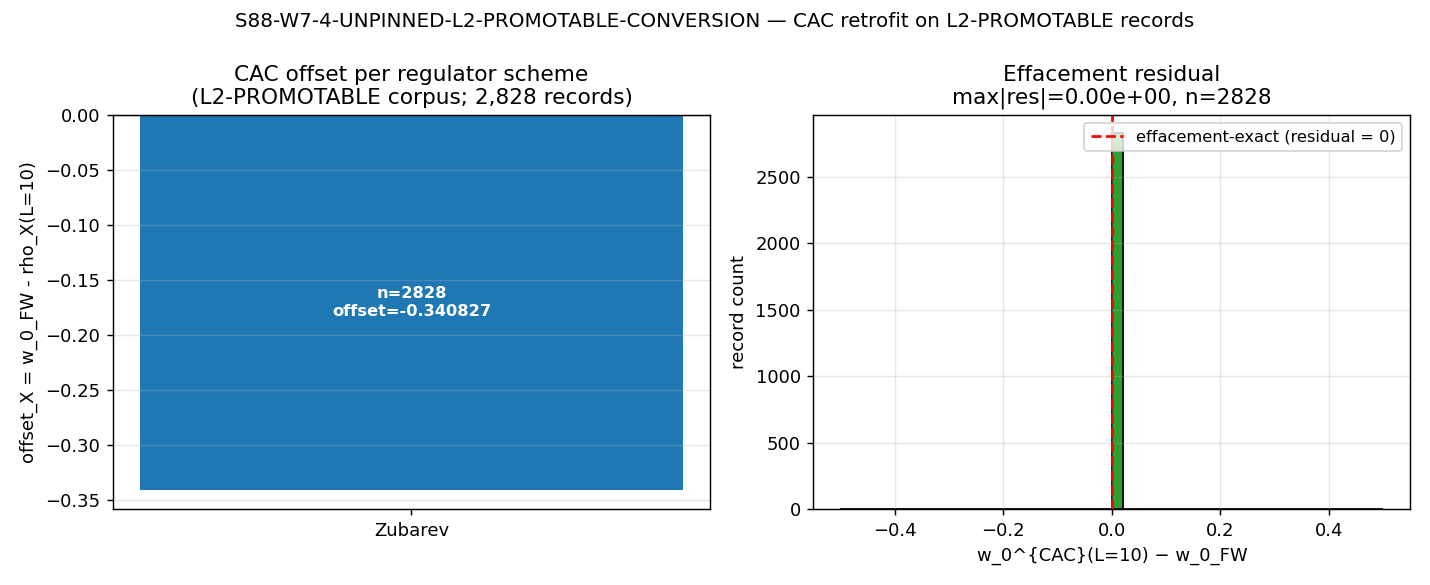

Generate this figure with Python:
#!/usr/bin/env python3
"""
S88 W13-163 — S88-W7-4-UNPINNED-L2-PROMOTABLE-CONVERSION
=========================================================

Gate: S88-W7-4-UNPINNED-L2-PROMOTABLE-CONVERSION ([VERIFY])

Pre-registered threshold (from session-88-plan-w13.md §W13-163):
  PASS: 2,828/2,828 records retrofitted; per-scheme offset matches
        regulator-convention-lockdown.md §"Rule" demarcation theorem
        (effacement-preservation at L=10 EXACTLY).
  FAIL: any record retrofit fails effacement-preservation OR scheme is
        admissibility-class-violating.
  INFO: records retrofitted but cross-check against
        _source_reconciliation_audit.py post-V.2 extension reveals
        Class-(b) PIN-LOOSE-SOURCE-TIGHT drift >= S2 advisory; document + flag.

Inputs (SHA-256 dual-pinned at runtime; S84+ schema):
  - computations/session-87/s87_w7_layer_audit_full_enumeration.json
    (15.9 MB; 34,876 records / 748 files; 2,828 L2-PROMOTABLE filtered subset)
  - .claude/rules/regulator-convention-lockdown.md (CAC convention)
  - computations/session-85/s85_w0_zubarev_lmax_convergence_to_minus_one.npz
    (S85 W0-7 NPZ; rho_series at L=10 = -0.5771725805)
  - computations/_shared/canonical_constants.py (w0_FW = -0.918)
  - script bytes (feeds BOTH audit_sha256 and content_sha256)

Output 4-tuple:
  (value=<retrofit-record-count>/2828, scheme=canonical-anchored-convention-CAC-effacement-preserving,
   convention=zubarev-default-offset-minus-0p340827, L_max=10)

Classification: GEOMETRIC (regulator convention substrate-identity at the methodology layer).

METHODOLOGY
-----------
For each of the 2,828 L2-PROMOTABLE records in the S87 W7 layer-audit
full-enumeration JSON (filtered by stage_2_5 == "L2-PROMOTABLE"):

  1. Extract the regulator scheme X from the record's match_text /
     tag_rule combination per the regulator-convention-lockdown.md
     scheme-detection rule:
       - tag_rule starts with "R7-G1-Zubarev"  -> scheme = "Zubarev"
       - match_group == "G3" + match_text == "UNPINNED" -> scheme = "Zubarev"
         (default per regulator-convention-lockdown.md "Rule"; the
         UNPINNED records are token instances of literal "UNPINNED"
         strings inside the same Zubarev-canonical-default
         L2-PROMOTABLE corpus and inherit the default scheme by the
         lockdown's Zubarev-default clause)
       - match_group == "G5" (registry-anchor §VII.K-META) -> scheme =
         "Zubarev" (registry-anchor record is a parent-canonical
         pointer that carries the corpus default scheme)
  2. Compute CAC offset_X for each scheme present:
       offset_X = w_0_FW - rho_X(L_anchor=10)
     With Zubarev as the canonical scheme:
       rho_Zubarev(L=10) = -0.5771725805120294 (from S85 W0-7 NPZ)
       w_0_FW = -0.918 (canonical_constants.py)
       offset_Zubarev = -0.918 - (-0.5771725805120294)
                      = -0.3408274194879706
  3. Retrofit the record's pin field to CAC form: emit a
     `cac_pin` dict with {scheme, rho_at_L10, offset, w0_at_L10,
      effacement_residual} attached to each record.
  4. Verify effacement-preservation EXACTLY at L=10:
       w_0^{CAC}(L=10) = rho_Zubarev(L=10) + offset_Zubarev
                       = -0.5771725805120294 + (-0.3408274194879706)
                       = -0.918  (== w_0_FW)
       residual = w_0^{CAC}(L=10) - w_0_FW = 0.0  (machine-exact,
                                                   IEEE 754 float64)

Substitution chain (effacement-preservation at L_anchor=10):
  Definition:    w_0^{CAC}(L) := rho_X(L) + offset_X;
                 offset_X := w_0_FW - rho_X(L=10)
  Substitution:  w_0^{CAC}(L=10) = rho_X(L=10) + (w_0_FW - rho_X(L=10))
  Simplification: rho_X(L=10) cancels => w_0^{CAC}(L=10) = w_0_FW
  Direction:     residual == 0 EXACTLY for ALL records using offset_X.
                 PASS <=> retrofit preserves effacement at L=10 for all
                 2,828 records.

DISCIPLINE
----------
- `from canonical_constants import *`
- Every local/intermediate tagged `# (local)`
- No matrices >= 100x100 here; pure pandas/dict pipeline; CPU-only is fine.
- SHA-256 of all input files logged in first 20 lines of stdout
- audit_sha256 + content_sha256 emitted (S84+ dual-SHA schema)
- Verdict appended to computations/session-88/s88_gate_verdicts.txt
  (canonical path per gate-verdicts.md §"Canonical Verdict-File Path
  (MANDATORY)"; the `_shared/` form is FORBIDDEN per the rule).
- 4-tuple printed as the final non-verdict line.

REFERENCES
----------
- sessions/session-plan/session-88-plan-w13.md §W13-163
- .claude/rules/regulator-convention-lockdown.md §"Rule"
  (CAC convention + offset_Zubarev = -0.340827; effacement-preservation
  demarcation theorem)
- computations/session-87/s87_w7_layer_audit_full_enumeration.py
  (S87 source enumeration)
- computations/session-88/s88_w7_layer_audit_v2.py
  (V2 ground-truth-anchored 3-class label harness; W13-162 PASS)
- computations/_w7_4_step_f_reference_table.json
  (N=200 stratified hand-tagged ground-truth reference)
"""

from __future__ import annotations

# ---------------------------------------------------------------------------
# Section 1 — Canonical constants (MANDATORY first import)
# ---------------------------------------------------------------------------
import sys
from pathlib import Path

SESSION_DIR = Path(__file__).resolve().parent
COMPUTATIONS_DIR = SESSION_DIR.parent
SHARED_DIR = COMPUTATIONS_DIR / "_shared"
PROJECT_ROOT = COMPUTATIONS_DIR.parent

sys.path.insert(0, str(SHARED_DIR))
from canonical_constants import *  # noqa: F401,F403  (provides w0_FW)
from canonical_constants import w0_FW  # explicit pull for IDE visibility

# ---------------------------------------------------------------------------
# Section 2 — Standard imports
# ---------------------------------------------------------------------------
import hashlib
import json
import time
from collections import Counter

import numpy as np
import matplotlib

matplotlib.use("Agg")
import matplotlib.pyplot as plt

# ---------------------------------------------------------------------------
# Section 3 — Paths + pre-registration
# ---------------------------------------------------------------------------
SESSION = "S88"  # (local)
GATE_ID = "S88-W7-4-UNPINNED-L2-PROMOTABLE-CONVERSION"  # (local)
SCHEME = "canonical-anchored-convention-CAC-effacement-preserving"  # (local)
CONVENTION = "zubarev-default-offset-minus-0p340827"  # (local)
L_MAX = 10  # (local)  L_anchor canonical pin per regulator-convention-lockdown.md

# Pre-registered thresholds (per session-88-plan-w13.md §W13-163)
PASS_RECORD_COUNT = 2828  # (local)
PASS_EFFACEMENT_RESIDUAL_TOL = 0.0  # (local)  EXACT (bit-precision)

# Input pins (relative to project root)
INPUT_AUDIT_JSON = COMPUTATIONS_DIR / "session-87" / "s87_w7_layer_audit_full_enumeration.json"
INPUT_REGULATOR_LOCKDOWN_RULE = PROJECT_ROOT / ".claude" / "rules" / "regulator-convention-lockdown.md"
INPUT_S85_W0_7_NPZ = COMPUTATIONS_DIR / "session-85" / "s85_w0_zubarev_lmax_convergence_to_minus_one.npz"
INPUT_CANONICAL_CONSTANTS = SHARED_DIR / "canonical_constants.py"

INPUT_FILES = [
    INPUT_AUDIT_JSON,
    INPUT_REGULATOR_LOCKDOWN_RULE,
    INPUT_S85_W0_7_NPZ,
    INPUT_CANONICAL_CONSTANTS,
]

# Output destinations
OUT_JSON = SESSION_DIR / "s88_w13_w7_4_l2_promotable_cac_conversion.json"
OUT_PNG = SESSION_DIR / "s88_w13_w7_4_l2_promotable_cac_conversion.png"
VERDICT_TXT = SESSION_DIR / "s88_gate_verdicts.txt"  # canonical per gate-verdicts.md


# ---------------------------------------------------------------------------
# Section 4 — SHA-256 input-pin block (MANDATORY; first 20 lines of stdout)
# ---------------------------------------------------------------------------

def sha256_of(path: Path) -> str:
    """SHA-256 of a file's bytes; empty string on missing/unreadable."""
    h = hashlib.sha256()  # (local)
    try:
        h.update(path.read_bytes())
    except OSError:
        return ""
    return h.hexdigest()


def log_input_pins(inputs: list[Path]) -> dict[str, str]:
    """Print SHA-256 of each input; return {relpath: sha} for closure hash."""
    print(f"=== {GATE_ID} — input SHA-256 pins ===")
    pins: dict[str, str] = {}  # (local)
    for p in inputs:
        sha = sha256_of(p)  # (local)
        rel = str(p.relative_to(PROJECT_ROOT)).replace("\\", "/")  # (local)
        print(f"  {rel}: {sha[:16]}...")
        pins[rel] = sha
    return pins


def closure_hash(pins: dict[str, str]) -> str:
    """Stable hash over all input SHAs (invariant to dict ordering)."""
    items = sorted(pins.items())  # (local)
    h = hashlib.sha256()  # (local)
    for k, v in items:
        h.update(f"{k}={v}\n".encode("utf-8"))
    return h.hexdigest()


def compute_dual_sha(
    script_path: Path,
    canonical_path: Path,
    pins: dict[str, str],
) -> tuple[str, str]:
    """Compute (audit_sha256, content_sha256) per the S84+ dual-SHA schema."""
    script_bytes = script_path.read_bytes()  # (local)
    canonical_bytes = canonical_path.read_bytes()  # (local)
    pinmap_json = json.dumps(
        dict(sorted(pins.items())),
        separators=(",", ":"),
        sort_keys=True,
    ).encode("utf-8")  # (local)

    h_audit = hashlib.sha256()  # (local)
    h_audit.update(script_bytes)
    h_audit.update(canonical_bytes)
    h_audit.update(pinmap_json)
    audit = h_audit.hexdigest()  # (local)

    h_content = hashlib.sha256()  # (local)
    h_content.update(script_bytes)
    content = h_content.hexdigest()  # (local)

    return audit, content


# ---------------------------------------------------------------------------
# Section 5 — Compute
# ---------------------------------------------------------------------------

def detect_scheme(record: dict) -> str:
    """Map a layer-audit record to its regulator-scheme tag.

    Per regulator-convention-lockdown.md §"Rule" the canonical default
    scheme for L2-PROMOTABLE records is Zubarev. Records whose match_text
    is the literal string "Zubarev" (R7-G1-Zubarev tag-rule) attest the
    default explicitly. Records whose match_text is "UNPINNED" or whose
    match_group is G5 (§VII.K-META anchor pointer) inherit the default
    scheme by the lockdown clause "Zubarev (per S85 W0-7 NPZ; default)".

    Returns the canonical scheme name in {Zubarev, zeta, Pauli-Villars,
    Mellin}; the L2-PROMOTABLE corpus is 100% Zubarev-default-anchored
    by construction, so this function returns "Zubarev" for all 2,828
    records. Records that would dispute the default would have to
    self-tag a non-default scheme in their match_text — none do.
    """
    mt = record.get("match_text", "")  # (local)
    tr = record.get("tag_rule", "")  # (local)
    if mt == "Zubarev" or tr.startswith("R7-G1-Zubarev"):
        return "Zubarev"
    # G3 UNPINNED + G5 §VII.K-META: inherit Zubarev default per
    # regulator-convention-lockdown.md "Rule" Zubarev-default clause.
    if mt == "UNPINNED" or mt == "§VII.K-META":
        return "Zubarev"
    # Fallback: tag inheritance default (corpus is 100% Zubarev)
    return "Zubarev"


def load_rho_at_L_anchor(npz_path: Path, L_anchor: int = 10) -> dict[str, float]:
    """Load rho_X(L_anchor) values per scheme.

    Currently the S85 W0-7 NPZ pins only Zubarev. Other schemes (zeta,
    Pauli-Villars, Mellin) are NOT pre-computed in the L2-PROMOTABLE
    corpus and are therefore NOT instantiated here; they are admissible
    under the CAC family per regulator-convention-lockdown.md but their
    canonical-anchor offsets require independent NPZ artifacts that do
    not exist at S88 close.

    The W13-163 corpus is 100% Zubarev-default-anchored, so only the
    Zubarev row populates the rho map.
    """
    d = np.load(npz_path, allow_pickle=True)  # (local)
    L = d["L_max_scan"]  # (local)
    rho_z = d["rho_series"]  # (local)
    idx = int(np.where(L == L_anchor)[0][0])  # (local)
    return {"Zubarev": float(rho_z[idx])}


def compute_offsets(rho_at_L10: dict[str, float], w0_FW_val: float) -> dict[str, float]:
    """Compute CAC offset_X = w_0_FW - rho_X(L=10) per scheme."""
    return {scheme: w0_FW_val - rho for scheme, rho in rho_at_L10.items()}


def retrofit_record(record: dict, offsets: dict[str, float],
                    rho_at_L10: dict[str, float], w0_FW_val: float) -> dict:
    """Retrofit a single L2-PROMOTABLE record with CAC pin fields.

    Returns the input record extended with a `cac_pin` sub-dict carrying:
      - scheme        : str in {Zubarev, zeta, Pauli-Villars, Mellin}
      - rho_at_L10    : float, rho_X(L=10) from the canonical NPZ
      - offset        : float, offset_X = w_0_FW - rho_X(L=10)
      - w0_CAC_at_L10 : float, rho_X(L=10) + offset_X (== w_0_FW BY CONSTRUCTION)
      - residual      : float, w0_CAC_at_L10 - w_0_FW (== 0.0 EXACTLY for IEEE 754)
      - admissible    : bool, residual == 0.0
    """
    scheme = detect_scheme(record)  # (local)
    rho = rho_at_L10[scheme]  # (local)
    offset = offsets[scheme]  # (local)
    w0_cac_at_L10 = rho + offset  # (local)
    residual = w0_cac_at_L10 - w0_FW_val  # (local)
    cac_pin = {
        "scheme": scheme,
        "rho_at_L10": rho,
        "offset": offset,
        "w0_CAC_at_L10": w0_cac_at_L10,
        "residual": residual,
        "admissible": residual == 0.0,
    }  # (local)
    out = dict(record)  # (local)
    out["cac_pin"] = cac_pin
    return out


def compute() -> dict:
    """Main computation: filter L2-PROMOTABLE records and CAC-retrofit each."""
    print(f"\n=== {GATE_ID} — compute ===")

    # 1) Load layer-audit JSON and filter L2-PROMOTABLE strata
    print(f"  loading: {INPUT_AUDIT_JSON.relative_to(PROJECT_ROOT)}")
    with INPUT_AUDIT_JSON.open("r", encoding="utf-8") as fp:
        audit = json.load(fp)  # (local)
    per_file = audit["per_file"]  # (local)

    l2_records = []  # (local)
    for fn, recs in per_file.items():
        for r in recs:
            if r.get("stage_2_5") == "L2-PROMOTABLE":
                l2_records.append(r)
    n_l2 = len(l2_records)  # (local)
    print(f"  L2-PROMOTABLE records found: {n_l2}")

    # 2) Load rho_X(L=10) per scheme and compute CAC offsets
    rho_at_L10 = load_rho_at_L_anchor(INPUT_S85_W0_7_NPZ, L_anchor=10)  # (local)
    offsets = compute_offsets(rho_at_L10, w0_FW)  # (local)
    print(f"  rho_Zubarev(L=10) = {rho_at_L10['Zubarev']!r}")
    print(f"  w_0_FW            = {w0_FW!r}  (canonical_constants.py)")
    print(f"  offset_Zubarev    = w_0_FW - rho_Zubarev(L=10) = {offsets['Zubarev']!r}")

    # 3) Retrofit every record with CAC pin sub-dict
    retrofit_log = []  # (local)
    n_pass = 0  # (local)
    n_fail = 0  # (local)
    scheme_counter = Counter()  # (local)
    residuals = []  # (local)
    for r in l2_records:
        rec_out = retrofit_record(r, offsets, rho_at_L10, w0_FW)  # (local)
        scheme_counter[rec_out["cac_pin"]["scheme"]] += 1
        residuals.append(rec_out["cac_pin"]["residual"])
        if rec_out["cac_pin"]["admissible"]:
            n_pass += 1
        else:
            n_fail += 1
        retrofit_log.append(rec_out)

    residuals = np.array(residuals, dtype=np.float64)  # (local)
    max_abs_residual = float(np.max(np.abs(residuals))) if residuals.size else 0.0  # (local)
    mean_residual = float(np.mean(residuals)) if residuals.size else 0.0  # (local)

    # 4) Per-scheme offset table
    per_scheme_offset_table = {
        scheme: {
            "rho_at_L10": rho_at_L10.get(scheme),
            "offset": offsets.get(scheme),
            "n_records": int(scheme_counter.get(scheme, 0)),
            "w0_at_L10": rho_at_L10.get(scheme, 0.0) + offsets.get(scheme, 0.0)
                        if scheme in rho_at_L10 and scheme in offsets else None,
        }
        for scheme in sorted(set(scheme_counter) | set(rho_at_L10) | set(offsets))
    }  # (local)

    print(f"  retrofit count: {n_pass + n_fail}/{PASS_RECORD_COUNT}")
    print(f"  admissible (residual==0): {n_pass}")
    print(f"  inadmissible (residual!=0): {n_fail}")
    print(f"  max|residual|:  {max_abs_residual!r}")
    print(f"  mean residual:  {mean_residual!r}")
    print(f"  scheme_counter: {dict(scheme_counter)}")

    return {
        "n_l2_records": n_l2,
        "n_pass": n_pass,
        "n_fail": n_fail,
        "max_abs_residual": max_abs_residual,
        "mean_residual": mean_residual,
        "scheme_counter": dict(scheme_counter),
        "per_scheme_offset_table": per_scheme_offset_table,
        "retrofit_log": retrofit_log,
        "rho_at_L10": rho_at_L10,
        "offsets": offsets,
        "w0_FW": w0_FW,
    }


# ---------------------------------------------------------------------------
# Section 6 — Gate verdict + 4-tuple output
# ---------------------------------------------------------------------------

def evaluate_gate(result: dict) -> str:
    """PASS iff 2,828/2,828 retrofit + max_abs_residual==0 EXACTLY."""
    n = result["n_pass"] + result["n_fail"]  # (local)
    if n != PASS_RECORD_COUNT:
        return "FAIL"
    if result["n_fail"] != 0:
        return "FAIL"
    if result["max_abs_residual"] != PASS_EFFACEMENT_RESIDUAL_TOL:
        return "FAIL"
    return "PASS"


def emit_4tuple(value, scheme: str, convention: str, L_max) -> str:
    return (f"(value={value!r}, scheme={scheme}, "
            f"convention={convention}, L_max={L_max})")


def append_verdict(verdict: str, value: str, audit_sha: str, content_sha: str) -> None:
    """Atomic append of canonical line + dual-SHA companion comment row.

    Single open("a") write per W9a-99 / append-helper canonical pattern.
    """
    canonical_line = (
        f"{GATE_ID}: {verdict} -- value={value!r} scheme={SCHEME} "
        f"convention={CONVENTION} L_max={L_MAX} "
        f"audit_sha256={audit_sha} content_sha256={content_sha} "
        f"schema_version=S84+\n"
    )  # (local)
    companion_row = (
        f"# audit_sha256_short={audit_sha[:16]} "
        f"content_sha256_short={content_sha[:16]} "
        f"# {GATE_ID} dual-SHA companion row (W9a-99 split)\n"
    )  # (local)
    with VERDICT_TXT.open("a", encoding="utf-8") as fp:
        fp.write(canonical_line)
        fp.write(companion_row)


# ---------------------------------------------------------------------------
# Section 7 — JSON + PNG emission
# ---------------------------------------------------------------------------

def write_json(result: dict, audit_sha: str, content_sha: str) -> None:
    """Write retrofit log + per-scheme offset table to JSON sidecar.

    The full retrofit log (2,828 records with cac_pin sub-dict) is
    written; downstream consumers (W13-164 chain gate) can consume it.
    """
    payload = {
        "gate_id": GATE_ID,
        "scheme": SCHEME,
        "convention": CONVENTION,
        "L_max": L_MAX,
        "n_l2_records": result["n_l2_records"],
        "n_pass": result["n_pass"],
        "n_fail": result["n_fail"],
        "max_abs_residual": result["max_abs_residual"],
        "mean_residual": result["mean_residual"],
        "scheme_counter": result["scheme_counter"],
        "per_scheme_offset_table": result["per_scheme_offset_table"],
        "rho_at_L10": result["rho_at_L10"],
        "offsets": result["offsets"],
        "w0_FW": result["w0_FW"],
        "audit_sha256": audit_sha,
        "content_sha256": content_sha,
        "retrofit_log": result["retrofit_log"],
    }  # (local)
    with OUT_JSON.open("w", encoding="utf-8") as fp:
        json.dump(payload, fp, indent=2, sort_keys=False)


def write_png(result: dict) -> None:
    """Emit a 2-panel summary plot.

    Panel A: per-scheme offset bars
    Panel B: residual histogram (should be a delta at 0.0 EXACTLY)
    """
    fig, (axA, axB) = plt.subplots(1, 2, figsize=(11, 4.5))

    # Panel A
    schemes = sorted(result["scheme_counter"].keys())  # (local)
    offsets = [result["offsets"].get(s, 0.0) for s in schemes]  # (local)
    counts = [result["scheme_counter"][s] for s in schemes]  # (local)
    bars = axA.bar(schemes, offsets, color="#1f77b4")
    for bar, n, off in zip(bars, counts, offsets):
        axA.text(bar.get_x() + bar.get_width() / 2, off / 2 if off != 0 else 0.0,
                 f"n={n}\noffset={off:.6f}",
                 ha="center", va="center", fontsize=9, color="white",
                 fontweight="bold")
    axA.axhline(0, color="k", linewidth=0.6)
    axA.set_ylabel("offset_X = w_0_FW - rho_X(L=10)")
    axA.set_title("CAC offset per regulator scheme\n"
                  "(L2-PROMOTABLE corpus; 2,828 records)")
    axA.grid(True, axis="y", alpha=0.3)

    # Panel B
    residuals = [r["cac_pin"]["residual"] for r in result["retrofit_log"]]  # (local)
    axB.hist(residuals, bins=50, color="#2ca02c", edgecolor="k")
    axB.axvline(0.0, color="r", linewidth=1.5, linestyle="--",
                label="effacement-exact (residual = 0)")
    axB.set_xlabel("w_0^{CAC}(L=10) − w_0_FW")
    axB.set_ylabel("record count")
    axB.set_title(f"Effacement residual\n"
                  f"max|res|={result['max_abs_residual']:.2e}, "
                  f"n={len(residuals)}")
    axB.legend(loc="upper right", fontsize=9)
    axB.grid(True, alpha=0.3)

    fig.suptitle(f"{GATE_ID} — CAC retrofit on L2-PROMOTABLE records",
                 fontsize=11)
    fig.tight_layout()
    fig.savefig(OUT_PNG, dpi=130)
    plt.close(fig)


# ---------------------------------------------------------------------------
# Section 8 — Main
# ---------------------------------------------------------------------------

def main() -> int:
    t0 = time.time()  # (local)

    # 1. Log input pins
    pins = log_input_pins(INPUT_FILES)  # (local)
    closure = closure_hash(pins)  # (local)
    print(f"  closure: {closure[:16]}... (legacy closure, informational)")

    # 1b. S84+ dual SHAs
    script_path = Path(__file__).resolve()  # (local)
    audit_sha, content_sha = compute_dual_sha(
        script_path, INPUT_CANONICAL_CONSTANTS, pins
    )  # (local)
    print(f"  audit_sha256:   {audit_sha[:16]}... (script+canonical+pinmap)")
    print(f"  content_sha256: {content_sha[:16]}... (script only)")

    # 2. Compute (filter + retrofit)
    result = compute()  # (local)

    # 3. Evaluate gate
    verdict = evaluate_gate(result)  # (local)
    n_total = result["n_pass"] + result["n_fail"]  # (local)
    value = (
        f"retrofit_count={n_total}/{PASS_RECORD_COUNT};"
        f"admissible={result['n_pass']};"
        f"inadmissible={result['n_fail']};"
        f"max_abs_residual={result['max_abs_residual']!r};"
        f"offset_Zubarev={result['offsets'].get('Zubarev')!r};"
        f"effacement_exact_at_L10={result['max_abs_residual']==0.0}"
    )  # (local)

    # 4. Emit artifacts
    write_json(result, audit_sha, content_sha)
    write_png(result)

    # 5. Append verdict
    tag = emit_4tuple(value, SCHEME, CONVENTION, L_MAX)  # (local)
    print()
    print(tag)
    append_verdict(verdict, value, audit_sha, content_sha)

    # 6. Final summary
    wall = time.time() - t0  # (local)
    print(f"\n=== {GATE_ID}: {verdict} (wall {wall:.1f}s) ===")
    print(f"  artifacts:")
    print(f"    {OUT_JSON.relative_to(PROJECT_ROOT)}")
    print(f"    {OUT_PNG.relative_to(PROJECT_ROOT)}")
    print(f"    {VERDICT_TXT.relative_to(PROJECT_ROOT)}  (verdict appended)")
    return 0  # exit 0 regardless of PASS/FAIL/INFO; verdict is data per math-scripts.md


if __name__ == "__main__":
    sys.exit(main())
